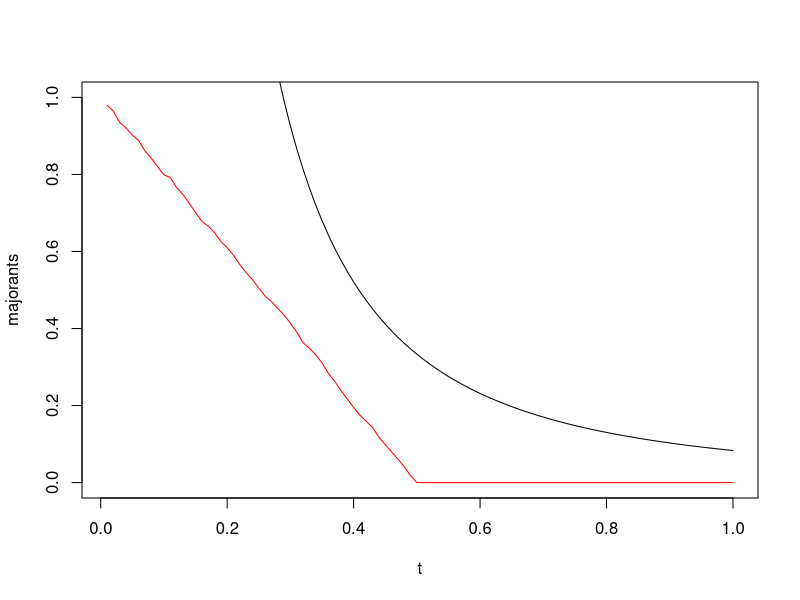
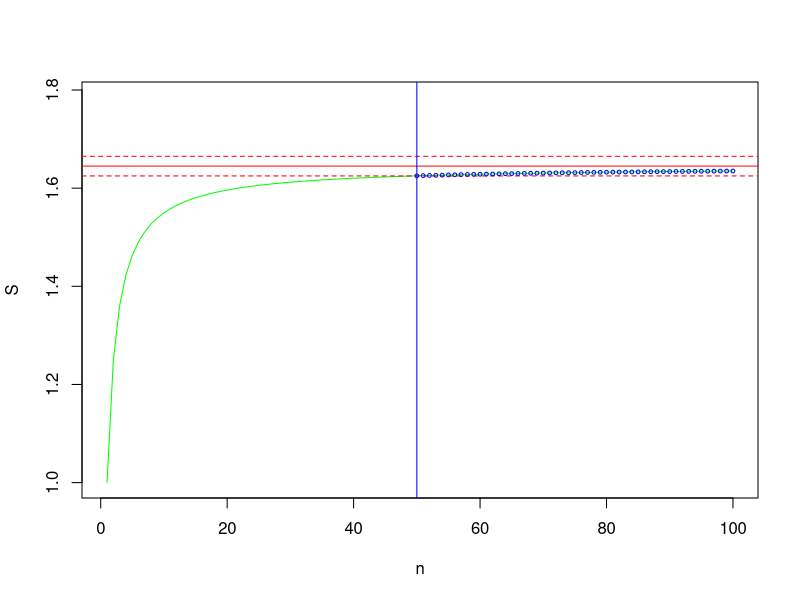
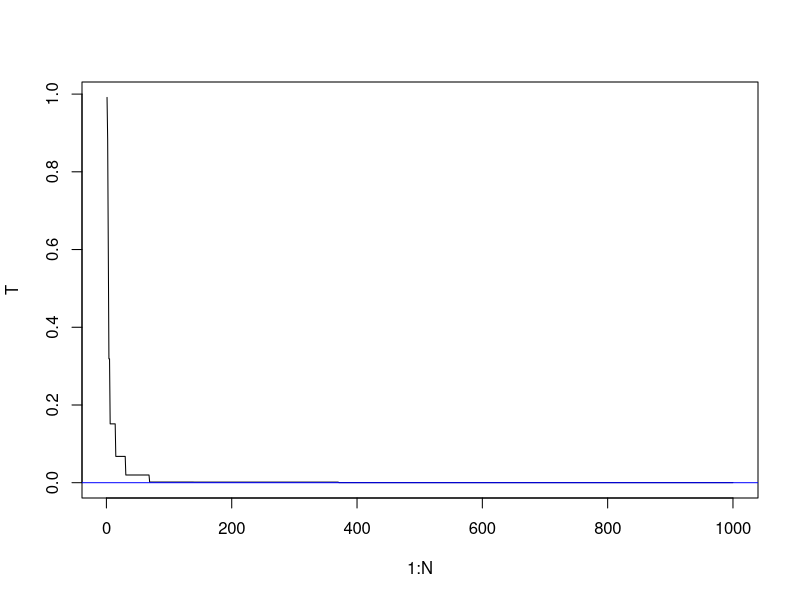
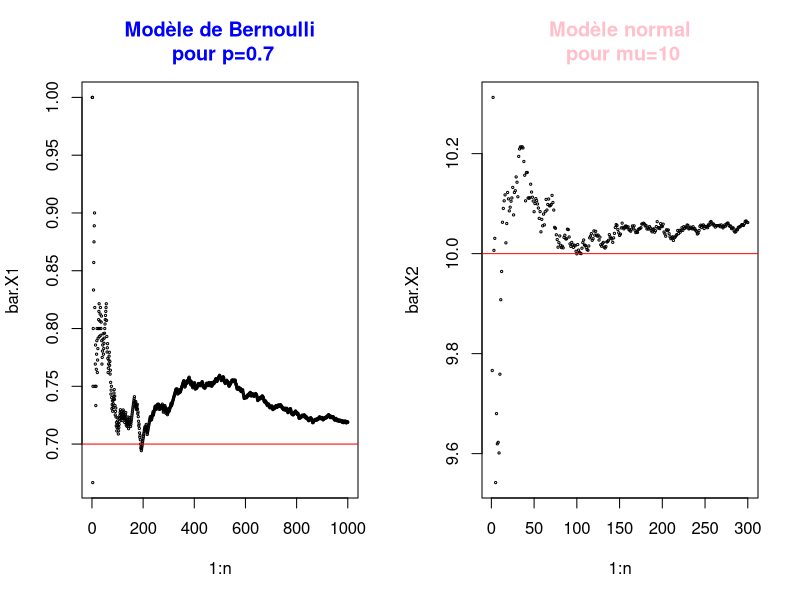
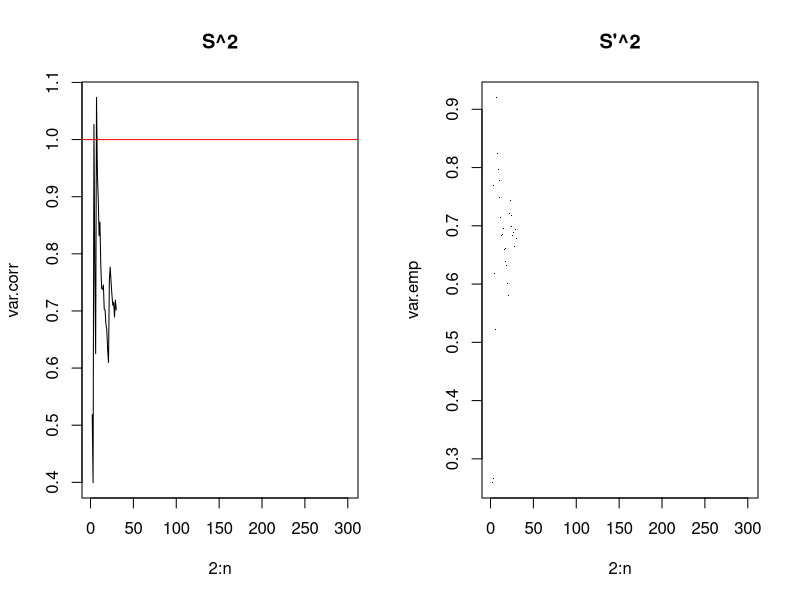
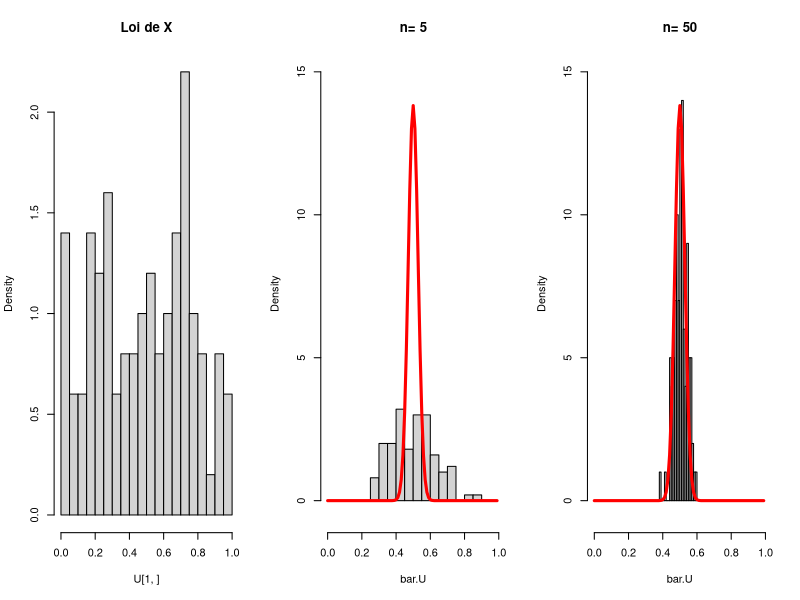
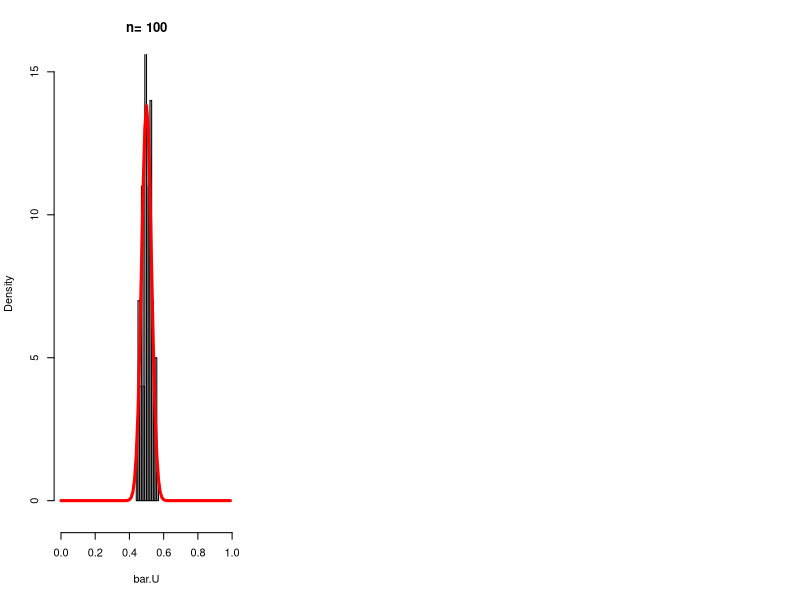
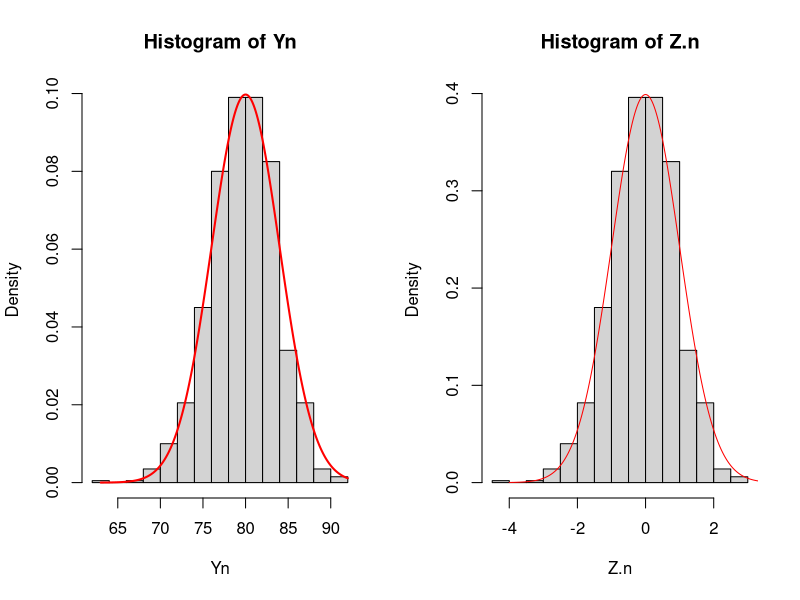

Recreate these plots in R, in order.
#=======================================================================
#        NOTION DE CONVERGENCE/COURS STAT 2 2020-21
#                      L3 MIASHS
#=======================================================================

#EXERCICE 10.

#1. On sait que E(X)=(a+b)/2=1/2 et var(X)=(a-b)^2/12=1/12. 
#L'inegalite de Tchebychev donne donc dans ce cas : 
#   forall t>0, P(|X-0.5|>=t)<= 1/(12 t^2)
#2. On illustre ci-dessous cette egalite pour t=0.3. 
#   On approche P(|X-0.5|>=t) en calculant 
#   la proportion d'observation de X qui depassent l'esperance de 0.3
N=1000
esp.X=0.5
var.X=1/12
X=runif(N, min=0, max=1) #plot(density(X)) hist(X) pour voir l'allure de la loi

#Exemple
#proportion des observations de X a depasser l'esperance de 0.3
t=0.3
sum(as.numeric(abs(X-esp.X)>t))/N
#comparaison a var(X)/t^2
var.X/t^2

#3. Ci-dessous les codes qui illustrent l'inegalite pour plusieurs
#    valeurs de t. On observe que les majorations donnees par l'inegalite 
#    de Bienayme-Chebychev sont grossieres.
#    Mais l'aspect remarquable de cette inegalite est qu'elle est universelle
#    i.e., valable pour toute variable aleatoire 
#   (pour peu qu'elle admette une variance)
t=seq(from=0.01, to=1, by=0.01)
probas=NULL
for (i in 1:length(t)){
  probas=c(probas, sum(as.numeric(abs(X-esp.X)>t[i]))/N)
}
majorants=var.X/t^2
plot(t,majorants, type="l", ylim=c(0,1))
lines(t,probas, col="red",pch="+")

#=======================================================================
#EXERCICE 11

#Nous construisons le vecteur S qui recoit les valeurs sum_{k=1}^n 1/k^2
#n=1, ..., N, puis representons le nuage des points (n,S_n). 
#On calcule ensuite l'indice n_0 au dela duquel les points (n,S) sont
#dans le couloir de largeur eps autour de la limite l=pi^2/6.
#Ces points sont representes en bleu sur la figure.

N=100
n=1:N

#On fait une somme cumulee : on remarque qu'elle stagne
S=cumsum(1/n^2) 

#On se fixe la limite et epsilon
l=pi^2/6
eps=0.02

abline(h=pi^2/6, col='red') #ligne horizontale pi^2/6

#On trace (n,S) pour n=1, ..., N=100
plot(n,S, pch="+", cex=0.5, type="l", col='green', ylim=c(1, l+7*eps))

#On cherche le rang a partir duquel |S-l|<eps

n.0=n[min(which((abs(S-l)<eps)))]


abline(h=c(l,l-eps, l+eps), lty=c(1,2,2), col="red")
abline(v=n.0, col="blue")
points(n.0:N, S[n.0:N], col="blue", cex=0.5)

#=======================================================================
#EXERCICE 12  Convergence du minimum


#1. On génère N=100 v a uniformes sur (0,1) 
rm(list = ls()) #Effacer le memoire/passer par le balai

N=1000
X=runif(N, min=0, max=1) #plot(density(X)) hist(X) pour voir l'allure de la loi


#2.Simulation du Tn=min(U1, ..., Un)
for (n in 1:N)
   T[n]=min(X[1:n])

plot(1:N,T, type='l')

#eps=0.01
#abline(h=c(0,0, 0+eps), lty=c(1,2,2), col="red")
abline(h=0, col="blue")

#=======================================================================
#EXERCICE 13 Loi des grands nombres

#L'objet est d'illustrer le comportement de la moyenne, en fonction de
#la taille de l'echantillon. On va considerer : 
#X<-N(mu, sigma^2) et X<-Bernoulli (p)

n=1000

#Loi de Bernoulli
p=0.7
X1=rbinom(n,1,p) #on collecte les X1_i selon la loi de Bernoulli
#Vecteur collectant les moyennes cumulees
bar.X1=NULL
for (i in 1:n){
bar.X1=c(bar.X1, mean(X1[1:i]))
}
#On passe aux graphes/graphiques
par(mfrow=c(1,2)) #organisation des graphiques
plot(1:n, bar.X1, cex=0.3,main="Modèle de Bernoulli\n pour p=0.7",col.main= "blue") ; 
abline(h=p, col="red") #horizontale a mu=p=0.7, esperance de Bernoulli


#loi normale
n=300
mu=10
sigma=1
X2=rnorm(n,mean=mu, sd=sigma) #on collecte les X2_i selon la loi normale N(10,1)
bar.X2=NULL
for (i in 1:n){
  bar.X2=c(bar.X2, mean(X2[1:i]))
}
plot(1:n, bar.X2, cex=0.3, main="Modèle normal\n pour mu=10", col.main= "pink");
abline(h=10, col="red") #horizontale a mu=10











#=======================================================================
#EXERCICE 14 : Suites convergeant vers sigma^2

#Il est clair que S^2=n/(n-1) S'^2. Comme la variance echantillonnalle corrigee S^2 est donnée par la commande S^2=var() du logiciel R, 
#on peut ecrire les codes pour la variance empirique S'^2=mean(X-mean(X))^2 : biaise.

#Modèle de Bernoulli
n=30
p=0.7
X1=rbinom(n,1,p)
sigma.X1.2=p*(1-p) #Pour le modele de Bernoulli

#Modele gaussien
X2=rnorm(n,0,sd=1)
sigma.X2.2=1

#Modele de Student a df=5 ddl
X3=rt(n,df=5,1)
df=5
sigma.X3.2=df/(df-2) #Pour le modele de student a df ddl

#Remarque sur la loi de student
df=n=300
var(X3)*(n-1)/n
sigma.X3.2=df/(df-2) #Pour le modele de student a df ddl
sigma.X3.2


var.corr=NULL #S^2=var() sous R
var.emp=NULL  #S'^2
for (i in 2:n){
  var.corr=c(var.corr, var(X2[1:i]))
  var.emp=c(var.emp, ((i-1)/i)*var(X2[1:i]))
}
#Graphiques
par(mfrow=c(1,2))
plot(2:n, var.corr, type="l", main="S^2")
abline(h=sigma.X2.2, col="red")

plot(2:n, var.emp, pch=".", main="S'^2")
abline(h=sigma.X2.2, col="red")

MSE1=mean(var.corr-sigma.X2.2)^2
MSE2=mean(var.emp-sigma.X2.2)^2
#main=paste("MSE var.corr=", MSE1) 
print("MSE var.corr=") 
MSE1
print("MSE var.emp=") 
MSE2
#On compare var() et un programme de calcul de var corrigee
var(X1) # la commande sous R
1/(n-1)*sum((X1-mean(X1))^2) #estimateur corrige
1/(n)*sum((X1-mean(X1))^2) #estimateur corrige


















#=======================================================================
#EXERCICE 15 TCL

#Pour X suivant la loi U(0,1), on represente les distributions de 
#1000 valeurs de moyennes, d'echantillon de tailles n=5, 50, 100, la
#variable dans la population etant supposee suivre une loi uniforme.

K=1000 #nombre de valeurs pour representer les distributions
n=100 #valeur maximal de n
U=matrix(runif(K*n), ncol=n) #matrice des donnees simulees

par(mfrow=c(1,3))
#Loi de X
hist(U[1,], probability=TRUE, xlim=c(0,1), nclass=15, main ="Loi de X")

m=c(5,50, 100) #choix de n pour les representations
for (i in 1:length(m)){
  bar.U=apply(U[1:m[i],], FUN=mean, MARGIN=2) #appliquee aux colonnes
  hist(bar.U, probability = TRUE, xlim=c(0,1), nclass=15, main=paste("n=",m[i]),  ylim=c(-0.5, 15))
  grille.x=seq(range(U)[1], range(U)[2], by=0.01)
  lines(grille.x, dnorm(grille.x, mean=1/2, sd=sqrt(1/(12*n))), col="red", lwd=3)
}









#=======================================================================
#EXERCICE 16 : Approximation de la loi binomiale par la loi normale
#Theoreme de Moivre-Laplace

#On sait que si Xn suit B(n,p), on a E(X)=np et var(X)=np(1-p)
#On approche B(n,p) par N(np, np(1-p))
p=0.8
n=100
K=1000

par(mfrow=c(1,2))
Yn=rbinom(K,n,p)
range(Yn)

hist(Yn, probability = TRUE)
grille.x=seq(min(range(Yn)), max(range(Yn)), by=0.01)
lines(grille.x, dnorm(grille.x, mean=n*p, sd=sqrt(n*p*(1-p))), col="red", lwd=2)

Z.n=(Yn-n*p)/(sqrt(n*p*(1-p)))
grille.x=seq(-4,4, by=0.01)
hist(Z.n, probability=TRUE)
#lines(density(Z.n), col='blue') #est une estimation de la densite de probabilite de Z.n
lines(grille.x, dnorm(grille.x, 0,1), type='l', col="red")





